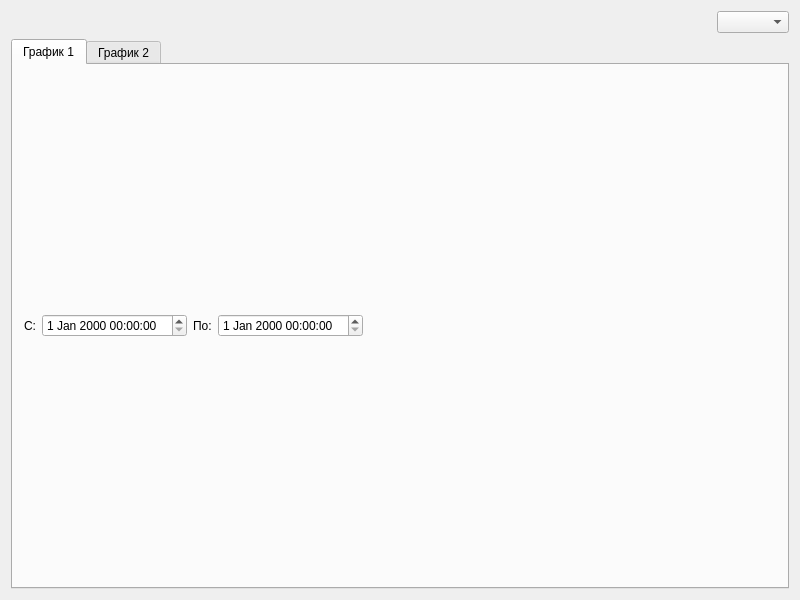
<?xml version="1.0" encoding="UTF-8"?>
<ui version="4.0">
 <class>MainWindow</class>
 <widget class="QMainWindow" name="MainWindow">
  <property name="geometry">
   <rect>
    <x>0</x>
    <y>0</y>
    <width>800</width>
    <height>600</height>
   </rect>
  </property>
  <property name="windowTitle">
   <string>MainWindow</string>
  </property>
  <widget class="QWidget" name="centralWidget">
   <layout class="QGridLayout" name="gridLayout">
    <item row="0" column="4">
     <spacer name="horizontalSpacer">
      <property name="orientation">
       <enum>Qt::Horizontal</enum>
      </property>
      <property name="sizeHint" stdset="0">
       <size>
        <width>413</width>
        <height>20</height>
       </size>
      </property>
     </spacer>
    </item>
    <item row="0" column="5">
     <widget class="QComboBox" name="comboBox"/>
    </item>
    <item row="1" column="0" colspan="6">
     <widget class="QTabWidget" name="tabWidget">
      <property name="currentIndex">
       <number>0</number>
      </property>
      <widget class="QWidget" name="tab_3">
       <attribute name="title">
        <string>График 1</string>
       </attribute>
       <layout class="QGridLayout" name="gridLayout_2">
        <item row="0" column="0">
         <widget class="QLabel" name="label">
          <property name="text">
           <string>С:</string>
          </property>
         </widget>
        </item>
        <item row="0" column="1">
         <widget class="QDateTimeEdit" name="dateTimeEdit"/>
        </item>
        <item row="0" column="2">
         <widget class="QLabel" name="label_2">
          <property name="text">
           <string>По:</string>
          </property>
         </widget>
        </item>
        <item row="0" column="3">
         <widget class="QDateTimeEdit" name="dateTimeEdit_2"/>
        </item>
        <item row="0" column="4">
         <spacer name="horizontalSpacer_2">
          <property name="orientation">
           <enum>Qt::Horizontal</enum>
          </property>
          <property name="sizeHint" stdset="0">
           <size>
            <width>469</width>
            <height>20</height>
           </size>
          </property>
         </spacer>
        </item>
        <item row="1" column="0" colspan="5">
         <layout class="QGridLayout" name="plotGrid_1"/>
        </item>
       </layout>
      </widget>
      <widget class="QWidget" name="tab_4">
       <attribute name="title">
        <string>График 2</string>
       </attribute>
       <layout class="QGridLayout" name="gridLayout_7">
        <item row="0" column="0">
         <layout class="QGridLayout" name="plotGrid_2"/>
        </item>
       </layout>
      </widget>
     </widget>
    </item>
   </layout>
  </widget>
 </widget>
 <layoutdefault spacing="6" margin="11"/>
 <resources/>
 <connections/>
</ui>
